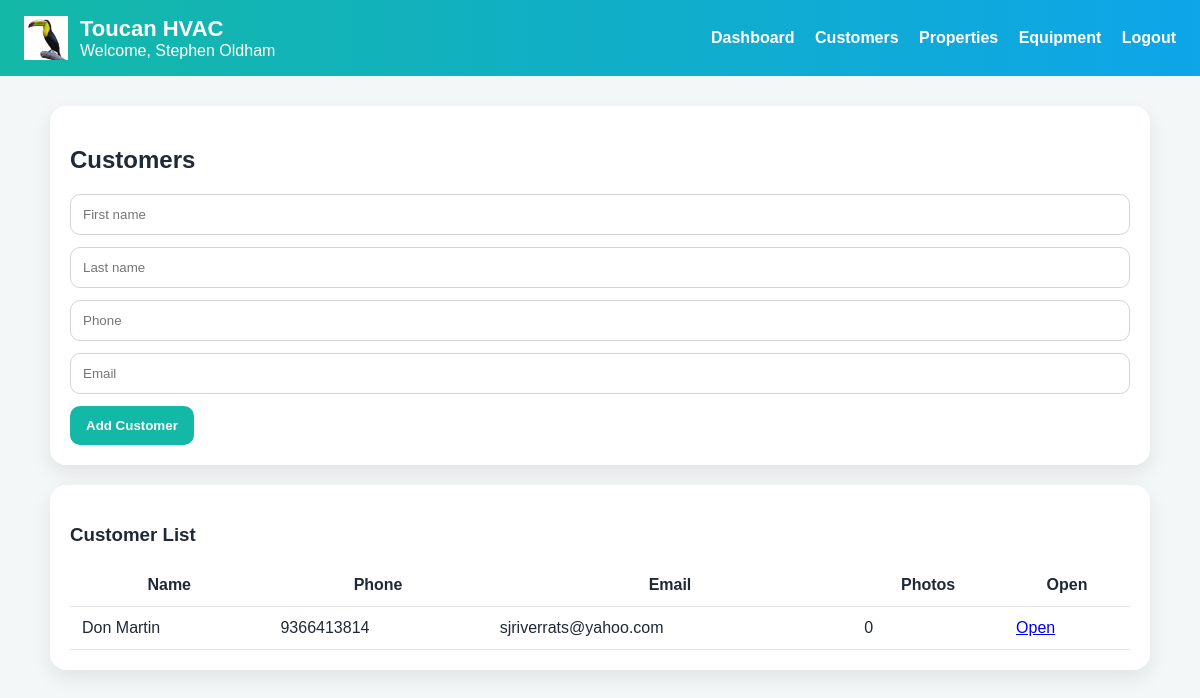
Page /customers (signed in) on the earlier database version.
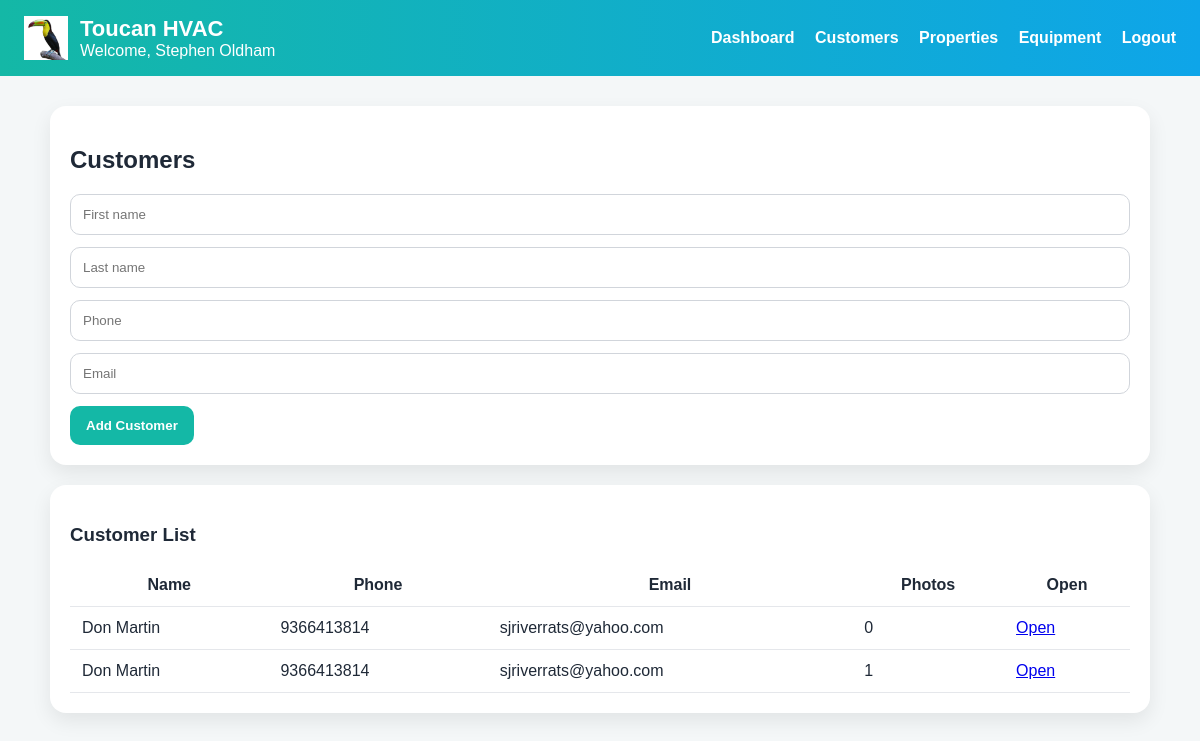
Same page on the later database version.
### app.py (models this page shows, shortened)
class User(db.Model):
    id = db.Column(db.Integer, primary_key=True)
    name = db.Column(db.String(120), nullable=False)
    email = db.Column(db.String(120), unique=True, nullable=False)
    password_hash = db.Column(db.String(255), nullable=False)
    role = db.Column(db.String(50), default="admin", nullable=False)

class Customer(db.Model):
    id = db.Column(db.Integer, primary_key=True)
    first_name = db.Column(db.String(120), nullable=False)
    last_name = db.Column(db.String(120), nullable=False)
    phone = db.Column(db.String(50))
    email = db.Column(db.String(120))

### app.py (the view)
@app.route("/customers")
@login_required
def customers():
    customer_list = Customer.query.order_by(Customer.last_name.asc(), Customer.first_name.asc()).all()
    photo_counts = {
        row.customer_id: row.count
        for row in db.session.query(
            CustomerPhoto.customer_id,
            db.func.count(CustomerPhoto.id).label("count")
        ).group_by(CustomerPhoto.customer_id).all()
    }
    return render_template(
        "customers.html",
        user=current_user(),
        customers=customer_list,
        photo_counts=photo_counts
    )

### app.py (called while the page is built)
def current_user():
    user_id = session.get("user_id")
    if not user_id:
        return None
    return db.session.get(User, user_id)

def login_required(f):
    @wraps(f)
    def wrapper(*args, **kwargs):
        if not current_user():
            flash("Please log in.")
            return redirect(url_for("login"))
        return f(*args, **kwargs)
    return wrapper

### templates/customers.html
{% extends "base.html" %}
{% block content %}
<section class="card">
  <h2>Customers</h2>
  <form method="post" action="{{ url_for('create_customer') }}">
    <div class="form-grid">
      <input name="first_name" placeholder="First name" required>
      <input name="last_name" placeholder="Last name" required>
      <input name="phone" placeholder="Phone">
      <input name="email" placeholder="Email">
    </div>
    <button class="primary-btn" type="submit">Add Customer</button>
  </form>
</section>
<section class="card">
  <h3>Customer List</h3>
  <table>
    <thead>
      <tr>
        <th>Name</th>
        <th>Phone</th>
        <th>Email</th>
        <th>Photos</th>
        <th>Open</th>
      </tr>
    </thead>
    <tbody>
      {% for customer in customers %}
      <tr>
        <td>{{ customer.first_name }} {{ customer.last_name }}</td>
        <td>{{ customer.phone or "" }}</td>
        <td>{{ customer.email or "" }}</td>
        <td>{{ photo_counts.get(customer.id, 0) }}</td>
        <td><a href="{{ url_for('customer_detail', customer_id=customer.id) }}">Open</a></td>
      </tr>
      {% else %}
      <tr><td colspan="5">No customers yet.</td></tr>
      {% endfor %}
    </tbody>
  </table>
</section>
{% endblock %}

### templates/base.html (shortened to what this page needs)
<!doctype html>
<html>
<head>
  <link rel="stylesheet" href="{{ url_for('static', filename='style.css') }}">
</head>
<body>
  <header class="topbar">
    <div class="brand">
      <img src="{{ url_for('static', filename='logo.png') }}" class="logo" onerror="this.style.display='none'">
      <div>
        <div class="brand-title">Toucan HVAC</div>
        <div class="brand-subtitle">Welcome, {{ user.name if user else 'Guest' }}</div>
      </div>
    </div>
    <nav class="tabs">
      <a href="{{ url_for('home') }}">Dashboard</a>
      <a href="{{ url_for('customers') }}">Customers</a>
      <a href="{{ url_for('properties') }}">Properties</a>
      <a href="{{ url_for('equipment') }}">Equipment</a>
      <a href="{{ url_for('logout') }}">Logout</a>
    </nav>
  </header>
  <main class="page-wrap">
    {% block content %}{% endblock %}
  </main>
</body>
</html>

### static/style.css (style rules this page uses)
body { margin: 0; font-family: Arial, sans-serif; background: #f4f7f8; color: #1f2937; }
.topbar { background: linear-gradient(90deg, #14b8a6, #0ea5e9); padding: 16px 24px; display: flex; justify-content: space-between; align-items: center; color: white; }
.brand { display: flex; align-items: center; gap: 12px; }
.logo { height: 44px; }
.brand-title { font-size: 22px; font-weight: bold; }
.tabs a { color: white; text-decoration: none; margin-left: 16px; font-weight: bold; }
.page-wrap { max-width: 1100px; margin: 30px auto; padding: 0 16px; }
.card, .hero-card, .stat-card { background: white; border-radius: 16px; padding: 20px; margin-bottom: 20px; box-shadow: 0 8px 20px rgba(0,0,0,0.08); }
.primary-btn, .quick-action-btn { display: inline-block; background: #14b8a6; color: white; padding: 12px 16px; border-radius: 10px; text-decoration: none; font-weight: bold; border: none; cursor: pointer; }
input, select, textarea { width: 100%; padding: 12px; border-radius: 10px; border: 1px solid #d1d5db; margin-bottom: 12px; box-sizing: border-box; }
table { width: 100%; border-collapse: collapse; }
th, td { padding: 12px; border-bottom: 1px solid #e5e7eb; }

Differences in the rows shown:
added Customer: first_name "Don", last_name "Martin", phone "9366413814", email "sjriverrats@yahoo.com", get "1"
